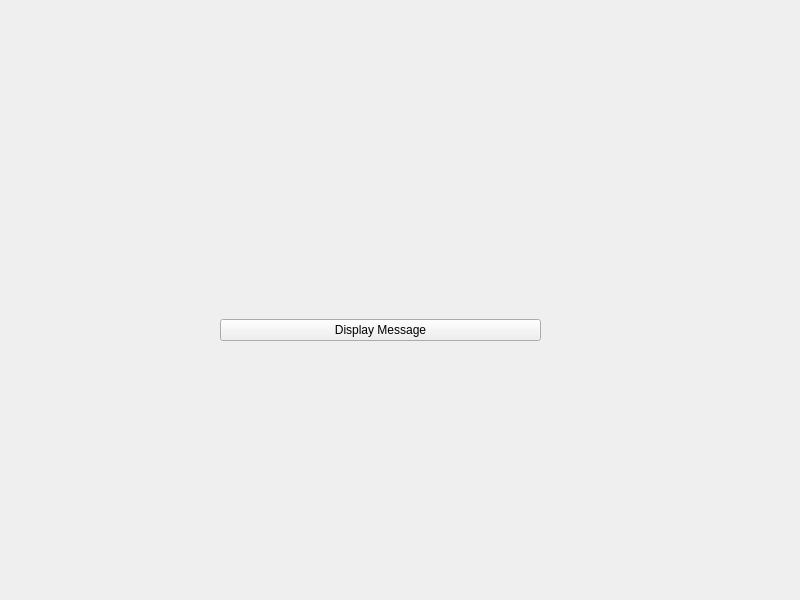
<?xml version="1.0" encoding="UTF-8"?>
<ui version="4.0">
 <class>testyAppWindow</class>
 <widget class="QMainWindow" name="testyAppWindow">
  <property name="geometry">
   <rect>
    <x>0</x>
    <y>0</y>
    <width>800</width>
    <height>600</height>
   </rect>
  </property>
  <property name="windowTitle">
   <string>Testy</string>
  </property>
  <widget class="QWidget" name="centralwidget">
   <widget class="QWidget" name="">
    <property name="geometry">
     <rect>
      <x>220</x>
      <y>90</y>
      <width>321</width>
      <height>251</height>
     </rect>
    </property>
    <layout class="QVBoxLayout" name="verticalLayout">
     <item>
      <widget class="QLabel" name="label">
       <property name="font">
        <font>
         <family>DejaVu Sans</family>
         <pointsize>14</pointsize>
        </font>
       </property>
       <property name="text">
        <string></string>
       </property>
       <property name="alignment">
        <set>Qt::AlignCenter</set>
       </property>
      </widget>
     </item>
     <item>
      <widget class="QPushButton" name="messageButton">
       <property name="text">
        <string>Display Message</string>
       </property>
      </widget>
     </item>
    </layout>
   </widget>
  </widget>
 </widget>
 <resources/>
 <connections/>
</ui>
